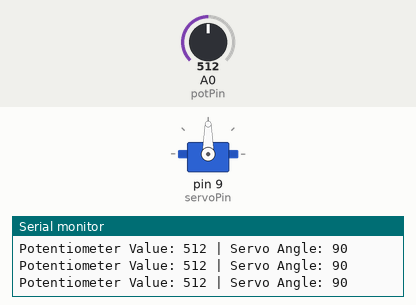
Recording of a sketch running on a simulated Arduino Uno, built with avr-gcc and run on an emulated ATmega328P. Parts: servo, the last lines printed to the serial monitor. The inputs (shaded band) are chosen by the test bench; at power-on: A0 (potPin) = 512.

Above: at 1.2 s.
1.3 s: A0 (potPin) set to 560
At 2.4 s:
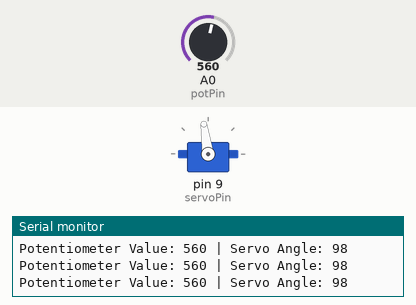
2.8 s: A0 (potPin) set to 585
At 4.0 s:
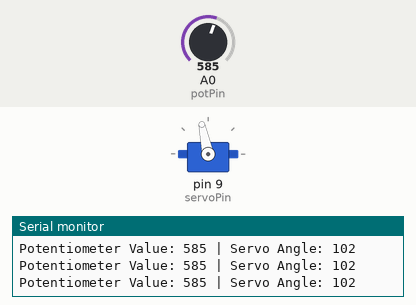
4.3 s: A0 (potPin) set to 306
At 5.0 s:
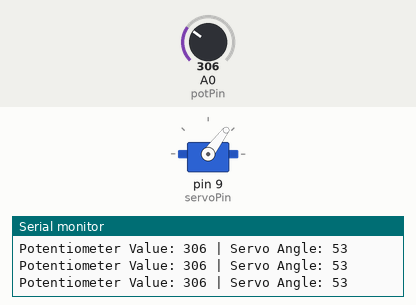
5.8 s: A0 (potPin) set to 107
At 6.5 s:
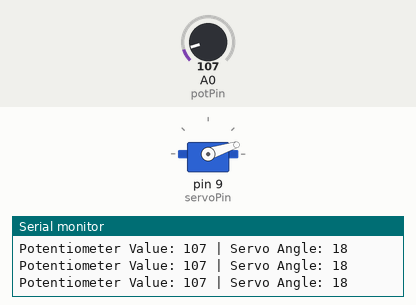
7.3 s: A0 (potPin) set to 95
At 8.0 s:
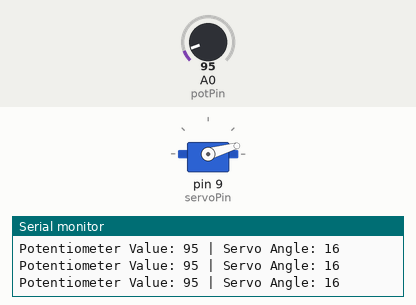
10.3 s: A0 (potPin) set to 122
At 11.4 s:
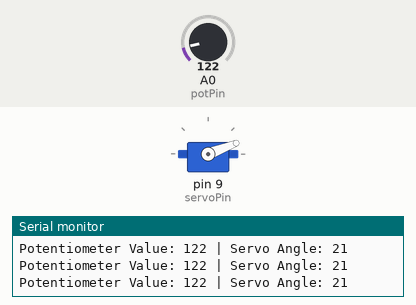
Timing chart, 0 to 12.8 s (numbered marks = the images above; inputs shaded):
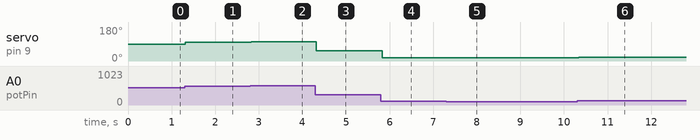

Measured:
- after the input at 1.3 s, servo on pin 9 (servoPin): 90° → 98° at once
- after the input at 2.8 s, servo on pin 9 (servoPin): 98° → 102° at once
- after the input at 4.3 s, servo on pin 9 (servoPin): 102° → 53° at once
- after the input at 5.8 s, servo on pin 9 (servoPin): 53° → 18° at once
- after the input at 7.3 s, servo on pin 9 (servoPin): 18° → 16° at once
- after the input at 10.3 s, servo on pin 9 (servoPin): 16° → 21° at once

The sketch:

R32._Servo_Motor_Angle_Control_Using_Potentiometer.ino
```cpp
/*
Components Used:
- Arduino Board
- Sensor Shield
- Servo Motor
- Potentiometer
- Jumper Wires
*/

#include <Servo.h> // Include Servo library

Servo myServo; // Create a Servo object
int potPin = A0;  // Potentiometer connected to A0
int servoPin = 9; // Servo connected to pin 9

void setup() {
  myServo.attach(servoPin); // Attach the servo to the sensor shield
  Serial.begin(9600); // Start serial communication at 9600 baud rate
}

void loop() {
  int potValue = analogRead(potPin); // Read potentiometer value (0-1023)
  int angle = map(potValue, 0, 1023, 0, 180); // Map value to servo angle (0-180)

  myServo.write(angle); // Move servo to the mapped angle

  // Print values to Serial Monitor
  Serial.print("Potentiometer Value: ");
  Serial.print(potValue);
  Serial.print(" | Servo Angle: ");
  Serial.println(angle);

  delay(10); // Small delay to make Serial Monitor readable
}
```
